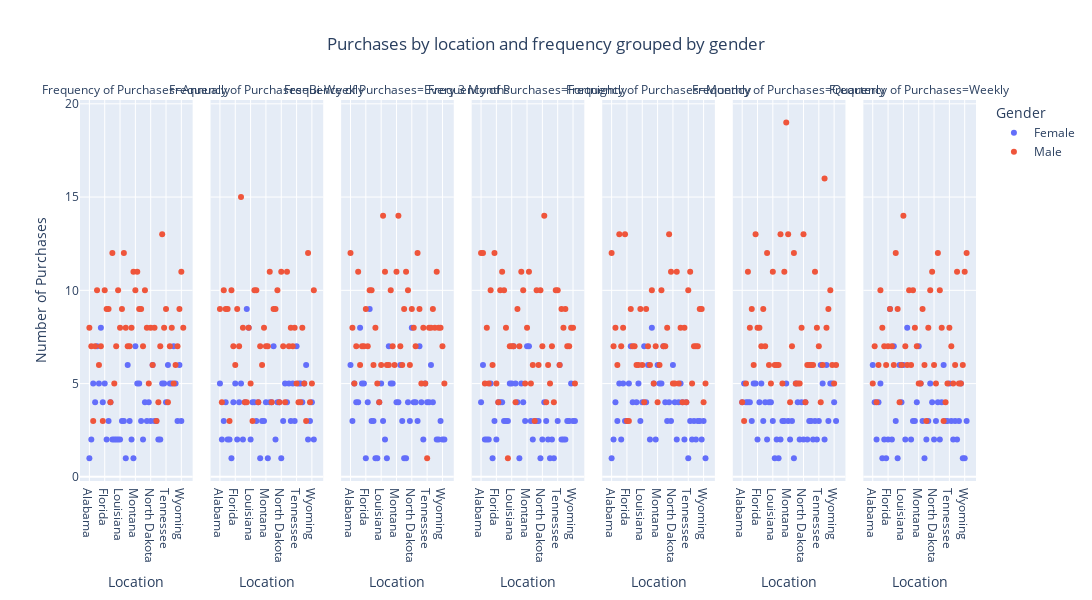

The notebook cell this image was saved under:
### Code cell
grouped_data = df.groupby(["Location", "Frequency of Purchases", "Gender"]).size().reset_index(name="Count")
fig = px.scatter(
    grouped_data,
    x="Location",
    y="Count",
    color="Gender",
    facet_col="Frequency of Purchases",
    title="Purchases by location and frequency grouped by gender",
    labels={"Count": "Number of Purchases"},
)
fig.update_layout(
    xaxis_title="Location",
    yaxis_title="Number of Purchases",
    legend_title="Gender",
    title_x=0.5,
    height=600,
    width=2000,
)
fig.show()

### Figure 1 — Plotly figure (JSON) as saved in the notebook; plotly's stock layout.template omitted (floating-point values rounded to 4 significant figures)
{"data": [{"hovertemplate": "Gender=Female<br>Frequency of Purchases=Annually<br>Location=%{x}<br>Number of Purchases=%{y}<extra></extra>", "legendgroup": "Female", "marker": {"color": "#636efa", "symbol": "circle"}, "mode": "markers", "name": "Female", "orientation": "v", "showlegend": true, "type": "scatter", "x": ["Alabama", "Alaska", "Arizona", "Arkansas", "California", "Colorado", "Connecticut", "Delaware", "Florida", "Georgia", "Idaho", "Illinois", "Indiana", "Iowa", "Kansas", "Kentucky", "Louisiana", "Maine", "Maryland", "Massachusetts", "Michigan", "Minnesota", "Mississippi", "Missouri", "Montana", "Nebraska", "Nevada", "New Hampshire", "New Jersey", "New Mexico", "New York", "North Carolina", "North Dakota", "Ohio", "Oklahoma", "Oregon", "Pennsylvania", "Rhode Island", "South Carolina", "South Dakota", "Tennessee", "Texas", "Utah", "Vermont", "Virginia", "Washington", "West Virginia", "Wisconsin", "Wyoming"], "xaxis": "x", "y": [1, 2, 5, 4, 7, 5, 8, 4, 5, 2, 3, 4, 2, 2, 2, 2, 2, 3, 3, 1, 6, 3, 2, 1, 7, 5, 5, 3, 2, 4, 3, 4, 3, 6, 3, 3, 2, 2, 5, 5, 4, 6, 5, 5, 7, 5, 3, 6, 3], "yaxis": "y"}, {"hovertemplate": "Gender=Female<br>Frequency of Purchases=Bi-Weekly<br>Location=%{x}<br>Number of Purchases=%{y}<extra></extra>", "legendgroup": "Female", "marker": {"color": "#636efa", "symbol": "circle"}, "mode": "markers", "name": "Female", "orientation": "v", "showlegend": false, "type": "scatter", "x": ["Alabama", "Alaska", "Arizona", "Arkansas", "California", "Colorado", "Connecticut", "Delaware", "Florida", "Georgia", "Hawaii", "Idaho", "Illinois", "Indiana", "Iowa", "Kansas", "Kentucky", "Louisiana", "Maine", "Maryland", "Massachusetts", "Michigan", "Minnesota", "Mississippi", "Missouri", "Montana", "Nebraska", "Nevada", "New Hampshire", "New Jersey", "New Mexico", "New York", "North Carolina", "North Dakota", "Ohio", "Oklahoma", "Oregon", "Pennsylvania", "Rhode Island", "South Carolina", "South Dakota", "Tennessee", "Texas", "Utah", "Vermont", "Virginia", "Washington", "West Virginia", "Wisconsin", "Wyoming"], "xaxis": "x2", "y": [5, 2, 3, 4, 2, 2, 1, 4, 5, 2, 2, 4, 5, 2, 4, 9, 8, 2, 4, 4, 3, 4, 1, 3, 3, 4, 1, 4, 4, 7, 2, 4, 4, 1, 3, 5, 4, 5, 3, 5, 3, 7, 5, 5, 4, 5, 6, 2, 3, 4], "yaxis": "y2"}, {"hovertemplate": "Gender=Female<br>Frequency of Purchases=Every 3 Months<br>Location=%{x}<br>Number of Purchases=%{y}<extra></extra>", "legendgroup": "Female", "marker": {"color": "#636efa", "symbol": "circle"}, "mode": "markers", "name": "Female", "orientation": "v", "showlegend": false, "type": "scatter", "x": ["Alabama", "Alaska", "Arizona", "Arkansas", "California", "Colorado", "Connecticut", "Delaware", "Florida", "Georgia", "Hawaii", "Idaho", "Illinois", "Indiana", "Iowa", "Kansas", "Kentucky", "Louisiana", "Maine", "Maryland", "Massachusetts", "Michigan", "Minnesota", "Mississippi", "Montana", "Nebraska", "Nevada", "New Hampshire", "New Jersey", "New Mexico", "New York", "North Carolina", "North Dakota", "Ohio", "Oklahoma", "Oregon", "Pennsylvania", "Rhode Island", "South Carolina", "South Dakota", "Tennessee", "Texas", "Utah", "Vermont", "Washington", "West Virginia", "Wisconsin", "Wyoming"], "xaxis": "x3", "y": [6, 3, 5, 4, 4, 8, 5, 5, 1, 4, 2, 9, 3, 3, 1, 1, 4, 5, 3, 2, 1, 7, 5, 5, 4, 4, 6, 3, 1, 1, 4, 3, 8, 4, 4, 3, 7, 4, 2, 5, 4, 4, 6, 4, 2, 2, 3, 2], "yaxis": "y3"}, {"hovertemplate": "Gender=Female<br>Frequency of Purchases=Fortnightly<br>Location=%{x}<br>Number of Purchases=%{y}<extra></extra>", "legendgroup": "Female", "marker": {"color": "#636efa", "symbol": "circle"}, "mode": "markers", "name": "Female", "orientation": "v", "showlegend": false, "type": "scatter", "x": ["Alabama", "Alaska", "Arizona", "Arkansas", "California", "Colorado", "Connecticut", "Delaware", "Florida", "Georgia", "Hawaii", "Idaho", "Illinois", "Indiana", "Iowa", "Kansas", "Kentucky", "Louisiana", "Maine", "Maryland", "Massachusetts", "Michigan", "Minnesota", "Mississippi", "Missouri", "Montana", "Nebraska", "Nevada", "New Hampshire", "New Jersey", "New Mexico", "New York", "North Carolina", "North Dakota", "Ohio", "Oklahoma", "Oregon", "Pennsylvania", "Rhode Island", "South Carolina", "Tennessee", "Texas", "Utah", "Vermont", "Virginia", "Washington", "West Virginia", "Wisconsin", "Wyoming"], "xaxis": "x4", "y": [4, 6, 2, 2, 2, 5, 1, 3, 2, 4, 3, 4, 4, 3, 3, 3, 5, 5, 7, 5, 4, 1, 5, 4, 3, 7, 7, 3, 2, 3, 3, 3, 1, 2, 4, 3, 2, 1, 2, 1, 3, 6, 2, 2, 2, 3, 3, 5, 3], "yaxis": "y4"}, {"hovertemplate": "Gender=Female<br>Frequency of Purchases=Monthly<br>Location=%{x}<br>Number of Purchases=%{y}<extra></extra>", "legendgroup": "Female", "marker": {"color": "#636efa", "symbol": "circle"}, "mode": "markers", "name": "Female", "orientation": "v", "showlegend": false, "type": "scatter", "x": ["Alabama", "Alaska", "Arizona", "Arkansas", "California", "Colorado", "Connecticut", "Delaware", "Florida", "Georgia", "Hawaii", "Idaho", "Illinois", "Iowa", "Kansas", "Kentucky", "Louisiana", "Maine", "Maryland", "Massachusetts", "Michigan", "Minnesota", "Mississippi", "Missouri", "Montana", "Nebraska", "Nevada", "New Hampshire", "New Jersey", "New Mexico", "New York", "North Carolina", "North Dakota", "Ohio", "Oklahoma", "Oregon", "Pennsylvania", "Rhode Island", "South Carolina", "South Dakota", "Tennessee", "Texas", "Utah", "Vermont", "Virginia", "Washington", "West Virginia", "Wisconsin", "Wyoming"], "xaxis": "x5", "y": [1, 2, 4, 3, 5, 2, 5, 3, 3, 5, 1, 7, 4, 4, 5, 3, 4, 7, 4, 6, 2, 8, 5, 2, 6, 5, 5, 7, 4, 3, 4, 3, 6, 4, 2, 4, 5, 4, 2, 4, 1, 3, 2, 3, 2, 3, 3, 2, 3], "yaxis": "y5"}, {"hovertemplate": "Gender=Female<br>Frequency of Purchases=Quarterly<br>Location=%{x}<br>Number of Purchases=%{y}<extra></extra>", "legendgroup": "Female", "marker": {"color": "#636efa", "symbol": "circle"}, "mode": "markers", "name": "Female", "orientation": "v", "showlegend": false, "type": "scatter", "x": ["Alabama", "Alaska", "Arizona", "Arkansas", "California", "Colorado", "Connecticut", "Delaware", "Florida", "Georgia", "Hawaii", "Idaho", "Illinois", "Indiana", "Iowa", "Kansas", "Kentucky", "Louisiana", "Maine", "Maryland", "Massachusetts", "Michigan", "Minnesota", "Mississippi", "Missouri", "Montana", "Nebraska", "Nevada", "New Hampshire", "New Jersey", "New Mexico", "New York", "North Carolina", "North Dakota", "Ohio", "Oklahoma", "Oregon", "Pennsylvania", "Rhode Island", "South Carolina", "South Dakota", "Tennessee", "Texas", "Utah", "Vermont", "Virginia", "Washington", "West Virginia", "Wisconsin", "Wyoming"], "xaxis": "x6", "y": [4, 5, 4, 4, 4, 3, 5, 5, 2, 4, 3, 5, 3, 4, 2, 4, 4, 3, 1, 2, 1, 2, 3, 3, 5, 3, 2, 3, 1, 5, 4, 2, 4, 2, 4, 2, 3, 3, 2, 3, 2, 3, 6, 5, 2, 6, 3, 5, 5, 4], "yaxis": "y6"}, {"hovertemplate": "Gender=Female<br>Frequency of Purchases=Weekly<br>Location=%{x}<br>Number of Purchases=%{y}<extra></extra>", "legendgroup": "Female", "marker": {"color": "#636efa", "symbol": "circle"}, "mode": "markers", "name": "Female", "orientation": "v", "showlegend": false, "type": "scatter", "x": ["Alabama", "Alaska", "Arizona", "Arkansas", "California", "Colorado", "Connecticut", "Delaware", "Florida", "Georgia", "Hawaii", "Idaho", "Illinois", "Indiana", "Iowa", "Kansas", "Kentucky", "Louisiana", "Maine", "Maryland", "Michigan", "Minnesota", "Mississippi", "Missouri", "Montana", "Nebraska", "Nevada", "New Hampshire", "New Jersey", "New Mexico", "New York", "North Carolina", "North Dakota", "Ohio", "Oklahoma", "Oregon", "Pennsylvania", "Rhode Island", "South Carolina", "South Dakota", "Tennessee", "Texas", "Utah", "Vermont", "Virginia", "Washington", "West Virginia", "Wisconsin", "Wyoming"], "xaxis": "x7", "y": [6, 4, 2, 4, 5, 1, 2, 1, 2, 9, 3, 2, 7, 3, 1, 6, 4, 6, 2, 8, 2, 3, 3, 4, 7, 5, 3, 1, 2, 3, 5, 4, 2, 3, 4, 2, 4, 6, 3, 3, 5, 3, 2, 3, 2, 3, 5, 1, 1], "yaxis": "y7"}, {"hovertemplate": "Gender=Male<br>Frequency of Purchases=Annually<br>Location=%{x}<br>Number of Purchases=%{y}<extra></extra>", "legendgroup": "Male", "marker": {"color": "#EF553B", "symbol": "circle"}, "mode": "markers", "name": "Male", "orientation": "v", "showlegend": true, "type": "scatter", "x": ["Alabama", "Alaska", "Arizona", "Arkansas", "California", "Colorado", "Connecticut", "Delaware", "Florida", "Georgia", "Hawaii", "Idaho", "Illinois", "Indiana", "Iowa", "Kansas", "Kentucky", "Louisiana", "Maine", "Maryland", "Massachusetts", "Michigan", "Minnesota", "Mississippi", "Missouri", "Montana", "Nebraska", "Nevada", "New Hampshire", "New Jersey", "New Mexico", "New York", "North Carolina", "North Dakota", "Ohio", "Oklahoma", "Oregon", "Pennsylvania", "Rhode Island", "South Carolina", "South Dakota", "Tennessee", "Texas", "Utah", "Vermont", "Virginia", "Washington", "West Virginia", "Wisconsin", "Wyoming"], "xaxis": "x", "y": [8, 7, 3, 7, 10, 6, 7, 3, 10, 9, 8, 9, 4, 12, 5, 7, 10, 8, 9, 12, 8, 7, 7, 8, 11, 10, 11, 9, 9, 7, 10, 8, 5, 8, 6, 8, 3, 4, 7, 13, 8, 9, 4, 7, 8, 5, 6, 7, 9, 11], "yaxis": "y"}, {"hovertemplate": "Gender=Male<br>Frequency of Purchases=Bi-Weekly<br>Location=%{x}<br>Number of Purchases=%{y}<extra></extra>", "legendgroup": "Male", "marker": {"color": "#EF553B", "symbol": "circle"}, "mode": "markers", "name": "Male", "orientation": "v", "showlegend": false, "type": "scatter", "x": ["Alabama", "Alaska", "Arizona", "Arkansas", "California", "Colorado", "Connecticut", "Delaware", "Florida", "Georgia", "Hawaii", "Idaho", "Illinois", "Indiana", "Iowa", "Kansas", "Kentucky", "Louisiana", "Maine", "Maryland", "Massachusetts", "Michigan", "Minnesota", "Mississippi", "Missouri", "Montana", "Nebraska", "Nevada", "New Hampshire", "New Jersey", "New Mexico", "New York", "North Carolina", "North Dakota", "Ohio", "Oklahoma", "Oregon", "Pennsylvania", "Rhode Island", "South Carolina", "South Dakota", "Tennessee", "Texas", "Utah", "Vermont", "Virginia", "Washington", "West Virginia", "Wisconsin", "Wyoming"], "xaxis": "x2", "y": [9, 4, 10, 9, 9, 3, 10, 7, 6, 9, 10, 7, 15, 8, 4, 4, 8, 5, 3, 10, 10, 4, 7, 6, 8, 7, 7, 11, 4, 9, 9, 10, 4, 11, 7, 4, 11, 7, 8, 7, 8, 5, 4, 4, 8, 5, 3, 12, 4, 5], "yaxis": "y2"}, {"hovertemplate": "Gender=Male<br>Frequency of Purchases=Every 3 Months<br>Location=%{x}<br>Number of Purchases=%{y}<extra></extra>", "legendgroup": "Male", "marker": {"color": "#EF553B", "symbol": "circle"}, "mode": "markers", "name": "Male", "orientation": "v", "showlegend": false, "type": "scatter", "x": ["Alabama", "Alaska", "Arizona", "Arkansas", "California", "Colorado", "Connecticut", "Delaware", "Florida", "Georgia", "Hawaii", "Idaho", "Illinois", "Indiana", "Iowa", "Kansas", "Kentucky", "Louisiana", "Maine", "Maryland", "Massachusetts", "Michigan", "Minnesota", "Mississippi", "Missouri", "Montana", "Nebraska", "Nevada", "New Hampshire", "New Jersey", "New Mexico", "New York", "North Carolina", "North Dakota", "Ohio", "Oklahoma", "Oregon", "Pennsylvania", "Rhode Island", "South Carolina", "South Dakota", "Tennessee", "Texas", "Utah", "Vermont", "Virginia", "Washington", "West Virginia", "Wisconsin", "Wyoming"], "xaxis": "x3", "y": [12, 8, 5, 7, 11, 6, 7, 7, 9, 7, 5, 10, 10, 6, 8, 5, 4, 6, 14, 11, 6, 6, 10, 7, 6, 11, 14, 7, 6, 9, 11, 10, 6, 9, 8, 7, 12, 9, 5, 8, 5, 1, 8, 8, 9, 8, 11, 8, 8, 7], "yaxis": "y3"}, {"hovertemplate": "Gender=Male<br>Frequency of Purchases=Fortnightly<br>Location=%{x}<br>Number of Purchases=%{y}<extra></extra>", "legendgroup": "Male", "marker": {"color": "#EF553B", "symbol": "circle"}, "mode": "markers", "name": "Male", "orientation": "v", "showlegend": false, "type": "scatter", "x": ["Alabama", "Alaska", "Arizona", "Arkansas", "California", "Colorado", "Connecticut", "Delaware", "Florida", "Georgia", "Hawaii", "Idaho", "Illinois", "Indiana", "Iowa", "Kansas", "Kentucky", "Louisiana", "Maine", "Maryland", "Massachusetts", "Michigan", "Minnesota", "Mississippi", "Missouri", "Montana", "Nebraska", "Nevada", "New Hampshire", "New Jersey", "New Mexico", "New York", "North Carolina", "North Dakota", "Ohio", "Oklahoma", "Oregon", "Pennsylvania", "Rhode Island", "South Carolina", "South Dakota", "Tennessee", "Texas", "Utah", "Vermont", "Virginia", "Washington", "West Virginia", "Wisconsin", "Wyoming"], "xaxis": "x4", "y": [12, 12, 5, 8, 5, 10, 6, 12, 5, 4, 5, 10, 11, 10, 8, 1, 7, 7, 7, 4, 9, 7, 11, 10, 5, 8, 11, 5, 6, 3, 10, 6, 10, 7, 14, 4, 6, 5, 7, 4, 10, 10, 6, 9, 8, 9, 7, 7, 8, 8], "yaxis": "y4"}, {"hovertemplate": "Gender=Male<br>Frequency of Purchases=Monthly<br>Location=%{x}<br>Number of Purchases=%{y}<extra></extra>", "legendgroup": "Male", "marker": {"color": "#EF553B", "symbol": "circle"}, "mode": "markers", "name": "Male", "orientation": "v", "showlegend": false, "type": "scatter", "x": ["Alabama", "Alaska", "Arizona", "Arkansas", "California", "Colorado", "Connecticut", "Delaware", "Florida", "Georgia", "Hawaii", "Idaho", "Illinois", "Indiana", "Iowa", "Kansas", "Kentucky", "Louisiana", "Maine", "Maryland", "Massachusetts", "Michigan", "Minnesota", "Mississippi", "Missouri", "Montana", "Nebraska", "Nevada", "New Hampshire", "New Jersey", "New Mexico", "New York", "North Carolina", "North Dakota", "Ohio", "Oklahoma", "Oregon", "Pennsylvania", "Rhode Island", "South Carolina", "South Dakota", "Tennessee", "Texas", "Utah", "Vermont", "Virginia", "Washington", "West Virginia", "Wisconsin", "Wyoming"], "xaxis": "x5", "y": [12, 7, 8, 6, 13, 7, 8, 13, 3, 3, 5, 9, 7, 7, 6, 6, 9, 6, 4, 9, 7, 6, 10, 5, 7, 4, 6, 10, 7, 7, 8, 13, 11, 5, 5, 11, 5, 8, 4, 8, 4, 10, 11, 5, 7, 7, 7, 9, 9, 4], "yaxis": "y5"}, {"hovertemplate": "Gender=Male<br>Frequency of Purchases=Quarterly<br>Location=%{x}<br>Number of Purchases=%{y}<extra></extra>", "legendgroup": "Male", "marker": {"color": "#EF553B", "symbol": "circle"}, "mode": "markers", "name": "Male", "orientation": "v", "showlegend": false, "type": "scatter", "x": ["Alabama", "Alaska", "Arizona", "Arkansas", "California", "Colorado", "Connecticut", "Delaware", "Florida", "Georgia", "Hawaii", "Idaho", "Illinois", "Indiana", "Iowa", "Kansas", "Kentucky", "Louisiana", "Maine", "Maryland", "Massachusetts", "Michigan", "Minnesota", "Mississippi", "Missouri", "Montana", "Nebraska", "Nevada", "New Hampshire", "New Jersey", "New Mexico", "New York", "North Carolina", "North Dakota", "Ohio", "Oklahoma", "Oregon", "Pennsylvania", "Rhode Island", "South Carolina", "South Dakota", "Tennessee", "Texas", "Utah", "Vermont", "Virginia", "Washington", "West Virginia", "Wisconsin", "Wyoming"], "xaxis": "x6", "y": [4, 3, 5, 11, 8, 9, 6, 13, 8, 8, 6, 7, 9, 7, 12, 6, 5, 11, 6, 6, 6, 13, 5, 11, 19, 13, 4, 7, 12, 5, 5, 5, 8, 13, 4, 6, 6, 6, 6, 11, 8, 7, 4, 6, 16, 8, 9, 10, 6, 5], "yaxis": "y6"}, {"hovertemplate": "Gender=Male<br>Frequency of Purchases=Weekly<br>Location=%{x}<br>Number of Purchases=%{y}<extra></extra>", "legendgroup": "Male", "marker": {"color": "#EF553B", "symbol": "circle"}, "mode": "markers", "name": "Male", "orientation": "v", "showlegend": false, "type": "scatter", "x": ["Alabama", "Alaska", "Arizona", "Arkansas", "California", "Colorado", "Connecticut", "Delaware", "Florida", "Georgia", "Hawaii", "Idaho", "Illinois", "Indiana", "Iowa", "Kansas", "Kentucky", "Louisiana", "Maine", "Maryland", "Massachusetts", "Michigan", "Minnesota", "Mississippi", "Missouri", "Montana", "Nebraska", "Nevada", "New Hampshire", "New Jersey", "New Mexico", "New York", "North Carolina", "North Dakota", "Ohio", "Oklahoma", "Oregon", "Pennsylvania", "Rhode Island", "South Carolina", "South Dakota", "Tennessee", "Texas", "Utah", "Vermont", "Virginia", "Washington", "West Virginia", "Wisconsin", "Wyoming"], "xaxis": "x7", "y": [5, 7, 4, 6, 10, 8, 7, 6, 7, 9, 12, 7, 6, 12, 9, 4, 6, 14, 7, 6, 10, 6, 10, 8, 7, 5, 5, 9, 6, 3, 8, 10, 11, 6, 5, 12, 10, 8, 3, 4, 5, 8, 7, 5, 6, 11, 5, 5, 6, 11], "yaxis": "y7"}], "layout": {"annotations": [{"font": {}, "showarrow": false, "text": "Frequency of Purchases=Annually", "x": 0.06286, "xanchor": "center", "xref": "paper", "y": 1, "yanchor": "bottom", "yref": "paper"}, {"font": {}, "showarrow": false, "text": "Frequency of Purchases=Bi-Weekly", "x": 0.2086, "xanchor": "center", "xref": "paper", "y": 1, "yanchor": "bottom", "yref": "paper"}, {"font": {}, "showarrow": false, "text": "Frequency of Purchases=Every 3 Months", "x": 0.3543, "xanchor": "center", "xref": "paper", "y": 1, "yanchor": "bottom", "yref": "paper"}, {"font": {}, "showarrow": false, "text": "Frequency of Purchases=Fortnightly", "x": 0.5, "xanchor": "center", "xref": "paper", "y": 1, "yanchor": "bottom", "yref": "paper"}, {"font": {}, "showarrow": false, "text": "Frequency of Purchases=Monthly", "x": 0.6457, "xanchor": "center", "xref": "paper", "y": 1, "yanchor": "bottom", "yref": "paper"}, {"font": {}, "showarrow": false, "text": "Frequency of Purchases=Quarterly", "x": 0.7914, "xanchor": "center", "xref": "paper", "y": 1, "yanchor": "bottom", "yref": "paper"}, {"font": {}, "showarrow": false, "text": "Frequency of Purchases=Weekly", "x": 0.9371, "xanchor": "center", "xref": "paper", "y": 1, "yanchor": "bottom", "yref": "paper"}], "height": 600, "legend": {"title": {"text": "Gender"}, "tracegroupgap": 0}, "title": {"text": "Purchases by location and frequency grouped by gender", "x": 0.5}, "width": 2000, "xaxis": {"anchor": "y", "domain": [0, 0.1257], "title": {"text": "Location"}}, "xaxis2": {"anchor": "y2", "domain": [0.1457, 0.2714], "matches": "x", "title": {"text": "Location"}}, "xaxis3": {"anchor": "y3", "domain": [0.2914, 0.4171], "matches": "x", "title": {"text": "Location"}}, "xaxis4": {"anchor": "y4", "domain": [0.4371, 0.5629], "matches": "x", "title": {"text": "Location"}}, "xaxis5": {"anchor": "y5", "domain": [0.5829, 0.7086], "matches": "x", "title": {"text": "Location"}}, "xaxis6": {"anchor": "y6", "domain": [0.7286, 0.8543], "matches": "x", "title": {"text": "Location"}}, "xaxis7": {"anchor": "y7", "domain": [0.8743, 1.0], "matches": "x", "title": {"text": "Location"}}, "yaxis": {"anchor": "x", "domain": [0, 1], "title": {"text": "Number of Purchases"}}, "yaxis2": {"anchor": "x2", "domain": [0, 1], "matches": "y", "showticklabels": false}, "yaxis3": {"anchor": "x3", "domain": [0, 1], "matches": "y", "showticklabels": false}, "yaxis4": {"anchor": "x4", "domain": [0, 1], "matches": "y", "showticklabels": false}, "yaxis5": {"anchor": "x5", "domain": [0, 1], "matches": "y", "showticklabels": false}, "yaxis6": {"anchor": "x6", "domain": [0, 1], "matches": "y", "showticklabels": false}, "yaxis7": {"anchor": "x7", "domain": [0, 1], "matches": "y", "showticklabels": false}}}
